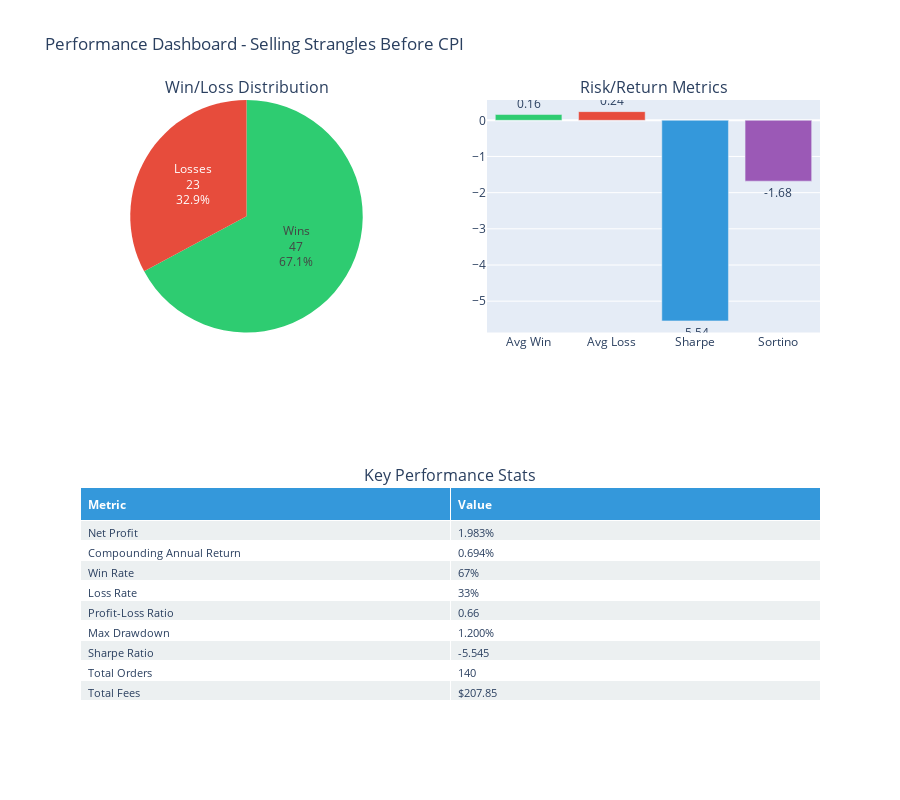

Notebook cell for this chart:
### Markdown cell above
## 🎯 Performance Statistics Dashboard

Key performance metrics from the backtest:

### Code cell
# Extract statistics
stats = backtest_data['statistics']

# Calculate wins/losses
winning_trades = pnl_df[pnl_df['PnL'] > 0]
losing_trades = pnl_df[pnl_df['PnL'] < 0]
total_trades = len(pnl_df)

win_count = len(winning_trades)
loss_count = len(losing_trades)

# Create subplots
fig = make_subplots(
    rows=2, cols=2,
    subplot_titles=('Win/Loss Distribution', 'Risk/Return Metrics', 'Key Performance Stats', ''),
    specs=[[{'type': 'pie'}, {'type': 'bar'}],
           [{'type': 'table', 'colspan': 2}, None]],
    row_heights=[0.5, 0.5]
)

# 1. Pie chart for win/loss
fig.add_trace(
    go.Pie(
        labels=['Wins', 'Losses'],
        values=[win_count, loss_count],
        marker=dict(colors=['#2ecc71', '#e74c3c']),
        textinfo='label+percent+value'
    ),
    row=1, col=1
)

# 2. Bar chart for risk/return
metrics = ['Avg Win', 'Avg Loss', 'Sharpe', 'Sortino']
values = [
    float(stats['Average Win'].rstrip('%')),
    abs(float(stats['Average Loss'].rstrip('%'))),
    float(stats['Sharpe Ratio']),
    float(stats['Sortino Ratio'])
]
colors = ['#2ecc71', '#e74c3c', '#3498db', '#9b59b6']

fig.add_trace(
    go.Bar(
        x=metrics,
        y=values,
        marker=dict(color=colors),
        text=[f"{v:.2f}" for v in values],
        textposition='outside'
    ),
    row=1, col=2
)

# 3. Table of key stats
table_data = [
    ['Net Profit', stats['Net Profit']],
    ['Compounding Annual Return', stats['Compounding Annual Return']],
    ['Win Rate', stats['Win Rate']],
    ['Loss Rate', stats['Loss Rate']],
    ['Profit-Loss Ratio', stats['Profit-Loss Ratio']],
    ['Max Drawdown', stats['Drawdown']],
    ['Sharpe Ratio', stats['Sharpe Ratio']],
    ['Total Orders', stats['Total Orders']],
    ['Total Fees', stats['Total Fees']]
]

fig.add_trace(
    go.Table(
        header=dict(
            values=['<b>Metric</b>', '<b>Value</b>'],
            fill_color='#3498db',
            font=dict(color='white', size=12),
            align='left'
        ),
        cells=dict(
            values=[[row[0] for row in table_data], [row[1] for row in table_data]],
            fill_color=[['#ecf0f1', 'white'] * len(table_data)],
            align='left',
            font=dict(size=11)
        )
    ),
    row=2, col=1
)

fig.update_layout(
    title_text='Performance Dashboard - Selling Strangles Before CPI',
    showlegend=False,
    height=800
)

fig.show()

### Figure 1 — Plotly figure (JSON) as saved in the notebook; plotly's stock layout.template omitted (floating-point values rounded to 4 significant figures)
{"data": [{"domain": {"x": [0, 0.45], "y": [0.625, 1]}, "labels": ["Wins", "Losses"], "marker": {"colors": ["#2ecc71", "#e74c3c"]}, "textinfo": "label+percent+value", "type": "pie", "values": [47, 23]}, {"marker": {"color": ["#2ecc71", "#e74c3c", "#3498db", "#9b59b6"]}, "text": ["0.16", "0.24", "-5.54", "-1.68"], "textposition": "outside", "type": "bar", "x": ["Avg Win", "Avg Loss", "Sharpe", "Sortino"], "xaxis": "x", "y": [0.16, 0.24, -5.545, -1.682], "yaxis": "y"}, {"cells": {"align": "left", "fill": {"color": [["#ecf0f1", "white", "#ecf0f1", "white", "#ecf0f1", "white", "#ecf0f1", "white", "#ecf0f1", "white", "#ecf0f1", "white", "#ecf0f1", "white", "#ecf0f1", "white", "#ecf0f1", "white"]]}, "font": {"size": 11}, "values": [["Net Profit", "Compounding Annual Return", "Win Rate", "Loss Rate", "Profit-Loss Ratio", "Max Drawdown", "Sharpe Ratio", "Total Orders", "Total Fees"], ["1.983%", "0.694%", "67%", "33%", "0.66", "1.200%", "-5.545", "140", "$207.85"]]}, "domain": {"x": [0, 1], "y": [0, 0.375]}, "header": {"align": "left", "fill": {"color": "#3498db"}, "font": {"color": "white", "size": 12}, "values": ["<b>Metric</b>", "<b>Value</b>"]}, "type": "table"}], "layout": {"annotations": [{"font": {"size": 16}, "showarrow": false, "text": "Win/Loss Distribution", "x": 0.225, "xanchor": "center", "xref": "paper", "y": 1, "yanchor": "bottom", "yref": "paper"}, {"font": {"size": 16}, "showarrow": false, "text": "Risk/Return Metrics", "x": 0.775, "xanchor": "center", "xref": "paper", "y": 1, "yanchor": "bottom", "yref": "paper"}, {"font": {"size": 16}, "showarrow": false, "text": "Key Performance Stats", "x": 0.5, "xanchor": "center", "xref": "paper", "y": 0.375, "yanchor": "bottom", "yref": "paper"}], "height": 800, "showlegend": false, "title": {"text": "Performance Dashboard - Selling Strangles Before CPI"}, "xaxis": {"anchor": "y", "domain": [0.55, 1]}, "yaxis": {"anchor": "x", "domain": [0.625, 1]}}}
